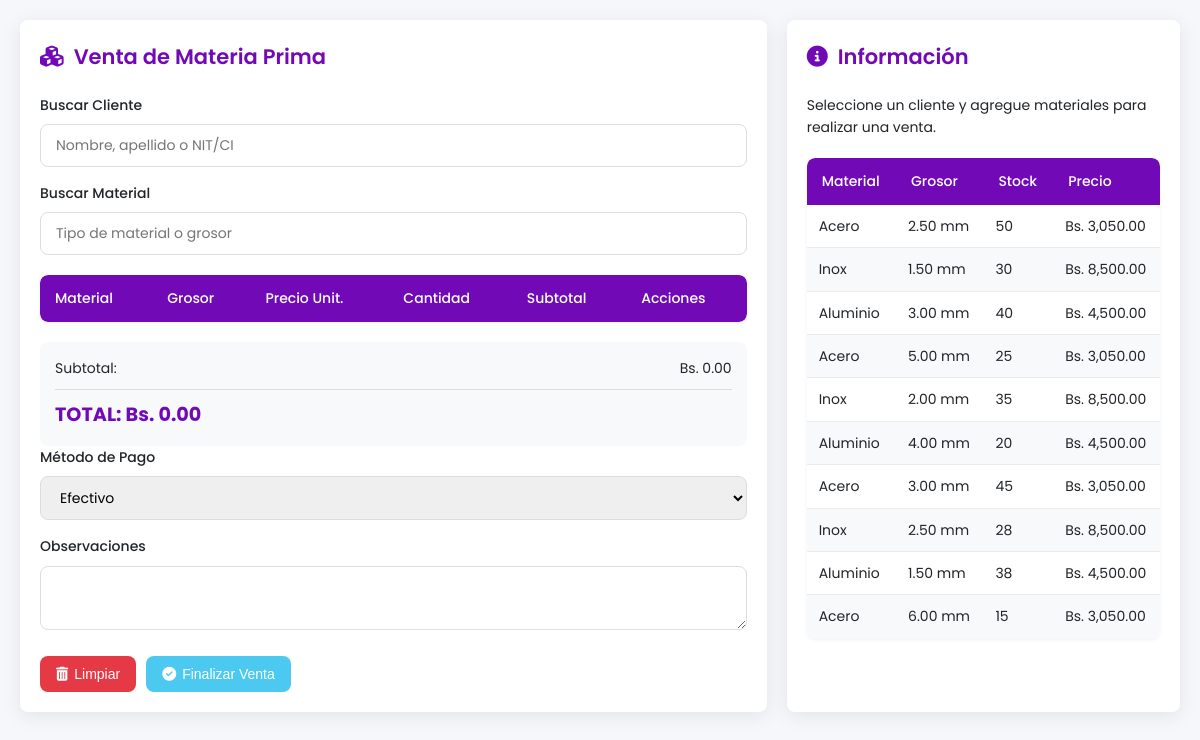
The app's page /Metalcnc/materia_prima_venta.php (signed in) with its own data.
### tables this page shows
CREATE TABLE `almacen_materia_prima` (
  `id_plancha` int(11) NOT NULL AUTO_INCREMENT,
  `tipo_material` enum('inox','aluminio','acero') NOT NULL,
  `grosor` decimal(5,2) NOT NULL CHECK (`grosor` in (1.5,2,2.5,3,4,5,6,7,8,9,10,11,12,13,14,15)),
  `cantidad` int(11) NOT NULL DEFAULT 0,
  `id_proveedor` int(11) DEFAULT NULL,
  `ubicacion` varchar(100) NOT NULL,
  PRIMARY KEY (`id_plancha`),
  KEY `id_proveedor` (`id_proveedor`),
  CONSTRAINT `almacen_materia_prima_ibfk_1` FOREIGN KEY (`id_proveedor`) REFERENCES `proveedores` (`id_proveedor`) ON DELETE SET NULL ON UPDATE CASCADE
);

### Metalcnc/materia_prima_venta.php (the view, shortened to what this page needs)
<?php
require 'db_connection.php';
$materiales = [];
$result = $mysqli->query("SELECT id_plancha, tipo_material, grosor, cantidad,
                         CASE
                             WHEN tipo_material = 'inox' THEN 8500
                             WHEN tipo_material = 'aluminio' THEN 4500
                             ELSE 3050
                         END as precio
                         FROM almacen_materia_prima WHERE cantidad > 0");
while ($row = $result->fetch_assoc()) {
    $row['nombre'] = "Plancha de " . ucfirst($row['tipo_material']) . " (" . $row['grosor'] . "mm)";
    $materiales[] = $row;
}
?>
<!DOCTYPE html>
<html lang="es">
<head>
    <link rel="stylesheet" href="https://cdnjs.cloudflare.com/ajax/libs/font-awesome/6.4.0/css/all.min.css">
</head>
<body>
    <div class="container">
        <div class="panel left-panel">
            <h2><i class="fas fa-cubes"></i> Venta de Materia Prima</h2>
            <form id="form-venta" method="POST">
                <div class="form-group">
                    <label for="buscar-cliente">Buscar Cliente</label>
                    <input type="text" id="buscar-cliente" placeholder="Nombre, apellido o NIT/CI">
                </div>
                <div class="form-group">
                    <label for="buscar-material">Buscar Material</label>
                    <div class="autocomplete">
                        <input type="text" id="buscar-material" placeholder="Tipo de material o grosor">
                    </div>
                </div>
                <div class="table-responsive">
                    <table id="tabla-materiales">
                        <thead>
                            <tr>
                                <th>Material</th>
                                <th>Grosor</th>
                                <th>Precio Unit.</th>
                                <th>Cantidad</th>
                                <th>Subtotal</th>
                                <th>Acciones</th>
                            </tr>
                        </thead>
                    </table>
                </div>
                <div class="resumen-venta">
                    <div class="resumen-item">
                        <span>Subtotal:</span>
                        <span id="subtotal">Bs. 0.00</span>
                    </div>
                    <div class="resumen-total">
                        <span>TOTAL:</span>
                        <span id="total">Bs. 0.00</span>
                    </div>
                </div>
                <div class="form-group">
                    <label for="metodo_pago">Método de Pago</label>
                    <select id="metodo_pago" name="metodo_pago" required>
                        <option value="efectivo">Efectivo</option>
                    </select>
                </div>
                <div class="form-group">
                    <label for="observaciones">Observaciones</label>
                    <textarea id="observaciones" name="observaciones" rows="2"></textarea>
                </div>
                <div class="button-group">
                    <button type="button" id="limpiar-venta" class="btn btn-danger">
                        <i class="fas fa-trash-alt"></i> Limpiar
                    </button>
                    <button type="submit" name="finalizar_venta" class="btn btn-success">
                        <i class="fas fa-check-circle"></i> Finalizar Venta
                    </button>
                </div>
            </form>
        </div>
        <div class="panel right-panel">
            <h2><i class="fas fa-info-circle"></i> Información</h2>
            <p>Seleccione un cliente y agregue materiales para realizar una venta.</p>
            <div class="table-responsive">
                <table>
                    <thead>
                        <tr>
                            <th>Material</th>
                            <th>Grosor</th>
                            <th>Stock</th>
                            <th>Precio</th>
                        </tr>
                    </thead>
                    <tbody>
                        <?php foreach ($materiales as $material): ?>
                            <tr>
                                <td><?php echo ucfirst($material['tipo_material']); ?></td>
                                <td><?php echo $material['grosor']; ?> mm</td>
                                <td><?php echo $material['cantidad']; ?></td>
                                <td>Bs. <?php echo number_format($material['precio'], 2); ?></td>
                            </tr>
                        <?php endforeach; ?>
                    </tbody>
                </table>
            </div>
        </div>
    </div>
</body>
</html>

### Metalcnc/materia_prima_venta.php (style rules this page uses)
:root { --primary: #7209b7; --primary-hover: #5a098f; --secondary: #4361ee; --accent: #4895ef; --danger: #e63946; --success: #4cc9f0; --warning: #f8961e; --light: #f8f9fa; --dark: #212529; --gray: #6c757d; --gray-light: #e9ecef; --border-radius: 8px; --box-shadow: 0 4px 20px rgba(0, 0, 0, 0.08); --transition: all 0.3s ease; }
* { box-sizing: border-box; margin: 0; padding: 0; }
body { font-family: 'Poppins', sans-serif; background-color: #f5f7fa; color: var(--dark); line-height: 1.6; font-size: 14px; }
.container { display: flex; flex-wrap: wrap; gap: 20px; padding: 20px; max-width: 1400px; margin: 0 auto; }
.panel { background: white; border-radius: var(--border-radius); box-shadow: var(--box-shadow); padding: 20px; flex: 1; min-width: 300px; }
.left-panel { flex: 2; }
.right-panel { flex: 1; }
h2 { color: var(--primary); margin-bottom: 20px; font-weight: 600; display: flex; align-items: center; gap: 10px; }
.form-group { margin-bottom: 15px; }
.form-group label { display: block; margin-bottom: 8px; font-weight: 500; color: var(--dark); }
input, select, textarea { padding: 10px 15px; border: 1px solid #ddd; border-radius: var(--border-radius); font-size: 14px; width: 100%; transition: var(--transition); font-family: 'Poppins', sans-serif; }
.btn { display: inline-flex; align-items: center; justify-content: center; padding: 10px 16px; border: none; border-radius: var(--border-radius); font-size: 14px; font-weight: 500; cursor: pointer; transition: var(--transition); text-decoration: none; gap: 6px; }
.btn-success { background-color: var(--success); color: white; }
.btn-danger { background-color: var(--danger); color: white; }
.button-group { display: flex; gap: 10px; margin-top: 20px; }
.table-responsive { overflow-x: auto; margin-top: 20px; border-radius: var(--border-radius); box-shadow: 0 2px 4px rgba(0, 0, 0, 0.05); }
table { width: 100%; border-collapse: separate; border-spacing: 0; background: white; border-radius: var(--border-radius); overflow: hidden; }
table th { background-color: var(--primary); color: white; padding: 12px 15px; text-align: left; font-weight: 500; }
table td { padding: 10px 12px; border-bottom: 1px solid var(--gray-light); }
table tr:last-child td { border-bottom: none; }
table tr:nth-child(even) { background-color: #f8f9fa; }
.autocomplete { position: relative; }
.resumen-venta { background: #f8f9fa; border-radius: var(--border-radius); padding: 15px; margin-top: 20px; }
.resumen-item { display: flex; justify-content: space-between; margin-bottom: 10px; }
.resumen-total { font-weight: bold; font-size: 1.2rem; color: var(--primary); border-top: 1px solid #ddd; padding-top: 10px; margin-top: 10px; }

### records on screen
almacen_materia_prima: tipo_material "Acero", grosor "2.50", cantidad "50", precio "3,050.00"
almacen_materia_prima: tipo_material "Inox", grosor "1.50", cantidad "30", precio "8,500.00"
almacen_materia_prima: tipo_material "Aluminio", grosor "3.00", cantidad "40", precio "4,500.00"
almacen_materia_prima: tipo_material "Acero", grosor "5.00", cantidad "25", precio "3,050.00"
almacen_materia_prima: tipo_material "Inox", grosor "2.00", cantidad "35", precio "8,500.00"
almacen_materia_prima: tipo_material "Aluminio", grosor "4.00", cantidad "20", precio "4,500.00"
almacen_materia_prima: tipo_material "Acero", grosor "3.00", cantidad "45", precio "3,050.00"
almacen_materia_prima: tipo_material "Inox", grosor "2.50", cantidad "28", precio "8,500.00"
almacen_materia_prima: tipo_material "Aluminio", grosor "1.50", cantidad "38", precio "4,500.00"
almacen_materia_prima: tipo_material "Acero", grosor "6.00", cantidad "15", precio "3,050.00"
